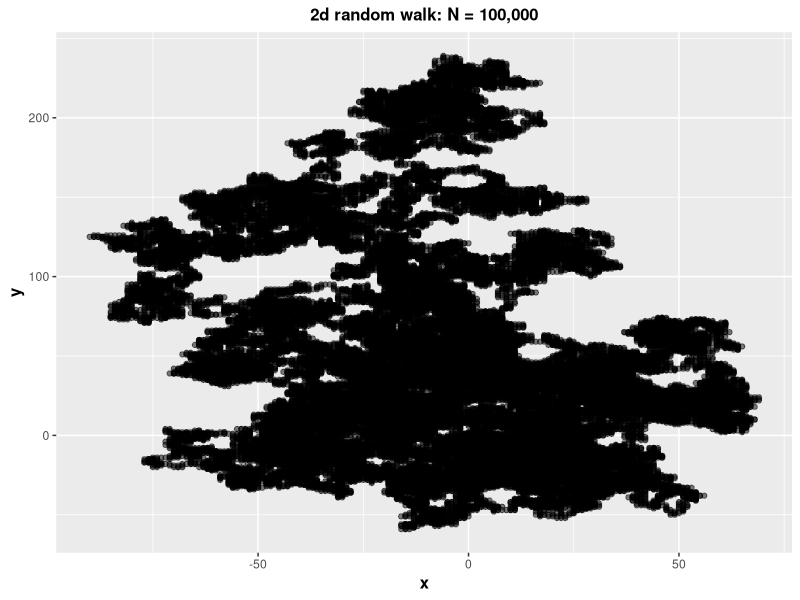

Generate this figure with R:
#code to simulate random walk in 2 dimensions

#created on 9/2/2018

#@ Benjamin Tayo

library(tidyverse)

#Total number of steps
N<-100000

#initialize x and y vectors to zero
x<-rep(0,times=N)
y<-rep(0,times=N)

#Perform random steps: right, left, up or down
for (i in 2:N){
  val<-sample(1:4,1,replace=TRUE)
  if(val==1){
    x[i]=x[i-1]+1
    y[i]=y[i-1]
    }
  else {
    if(val==2){
    x[i]=x[i-1]-1
    y[i]=y[i-1]
    }
    else {
      if(val==3){
      x[i]=x[i-1]
      y[i]=y[i-1]+1
      }
      else {
        if(val==4){
        x[i]=x[i-1]
        y[i]=y[i-1]-1
        }
      }
    }
  }
}

#create a data fram containing (x,y) coordinates and magnitude of displacement vector
rw<-data.frame(x=x,y=y,d=sqrt(x^2+y^2))

#generate visualization
rw%>%ggplot(aes(x,y))+geom_point(alpha=0.5)+
  ggtitle("2d random walk: N = 100,000")+
  xlab('x')+ ylab('y')+
  theme(plot.title = element_text(color="black", size=12, hjust=0.5, face="bold"),
        axis.title.x = element_text(color="black", size=12, face="bold"),
        axis.title.y = element_text(color="black", size=12, face="bold"))
    



